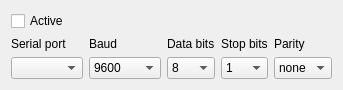
<?xml version="1.0" encoding="UTF-8"?>
<ui version="4.0">
 <class>SerialSettingsWidget</class>
 <widget class="QWidget" name="SerialSettingsWidget">
  <property name="geometry">
   <rect>
    <x>0</x>
    <y>0</y>
    <width>306</width>
    <height>82</height>
   </rect>
  </property>
  <property name="sizePolicy">
   <sizepolicy hsizetype="Preferred" vsizetype="Maximum">
    <horstretch>0</horstretch>
    <verstretch>0</verstretch>
   </sizepolicy>
  </property>
  <property name="minimumSize">
   <size>
    <width>0</width>
    <height>0</height>
   </size>
  </property>
  <property name="windowTitle">
   <string>Form</string>
  </property>
  <layout class="QGridLayout" name="gridLayout" columnstretch="2,1,1,1,1">
   <item row="0" column="0">
    <widget class="QCheckBox" name="checkBox">
     <property name="text">
      <string>Active</string>
     </property>
    </widget>
   </item>
   <item row="1" column="0">
    <widget class="QLabel" name="label">
     <property name="text">
      <string>Serial port</string>
     </property>
    </widget>
   </item>
   <item row="1" column="1">
    <widget class="QLabel" name="label_2">
     <property name="text">
      <string>Baud</string>
     </property>
    </widget>
   </item>
   <item row="1" column="2">
    <widget class="QLabel" name="label_3">
     <property name="text">
      <string>Data bits</string>
     </property>
    </widget>
   </item>
   <item row="1" column="3">
    <widget class="QLabel" name="label_4">
     <property name="text">
      <string>Stop bits</string>
     </property>
    </widget>
   </item>
   <item row="1" column="4">
    <widget class="QLabel" name="label_5">
     <property name="text">
      <string>Parity</string>
     </property>
    </widget>
   </item>
   <item row="2" column="0">
    <widget class="QComboBox" name="serialPort">
     <property name="sizePolicy">
      <sizepolicy hsizetype="Minimum" vsizetype="Maximum">
       <horstretch>0</horstretch>
       <verstretch>0</verstretch>
      </sizepolicy>
     </property>
    </widget>
   </item>
   <item row="2" column="1">
    <widget class="QComboBox" name="baud">
     <property name="currentIndex">
      <number>2</number>
     </property>
     <item>
      <property name="text">
       <string>1200</string>
      </property>
     </item>
     <item>
      <property name="text">
       <string>4800</string>
      </property>
     </item>
     <item>
      <property name="text">
       <string>9600</string>
      </property>
     </item>
     <item>
      <property name="text">
       <string>19200</string>
      </property>
     </item>
     <item>
      <property name="text">
       <string>38400</string>
      </property>
     </item>
     <item>
      <property name="text">
       <string>57600</string>
      </property>
     </item>
     <item>
      <property name="text">
       <string>115200</string>
      </property>
     </item>
    </widget>
   </item>
   <item row="2" column="2">
    <widget class="QComboBox" name="dataBits">
     <property name="currentIndex">
      <number>1</number>
     </property>
     <item>
      <property name="text">
       <string>7</string>
      </property>
     </item>
     <item>
      <property name="text">
       <string>8</string>
      </property>
     </item>
    </widget>
   </item>
   <item row="2" column="3">
    <widget class="QComboBox" name="stopBits">
     <item>
      <property name="text">
       <string>1</string>
      </property>
     </item>
     <item>
      <property name="text">
       <string>1.5</string>
      </property>
     </item>
     <item>
      <property name="text">
       <string>2</string>
      </property>
     </item>
    </widget>
   </item>
   <item row="2" column="4">
    <widget class="QComboBox" name="parity">
     <item>
      <property name="text">
       <string>none</string>
      </property>
     </item>
     <item>
      <property name="text">
       <string>odd</string>
      </property>
     </item>
     <item>
      <property name="text">
       <string>even</string>
      </property>
     </item>
    </widget>
   </item>
  </layout>
 </widget>
 <resources/>
 <connections/>
</ui>
